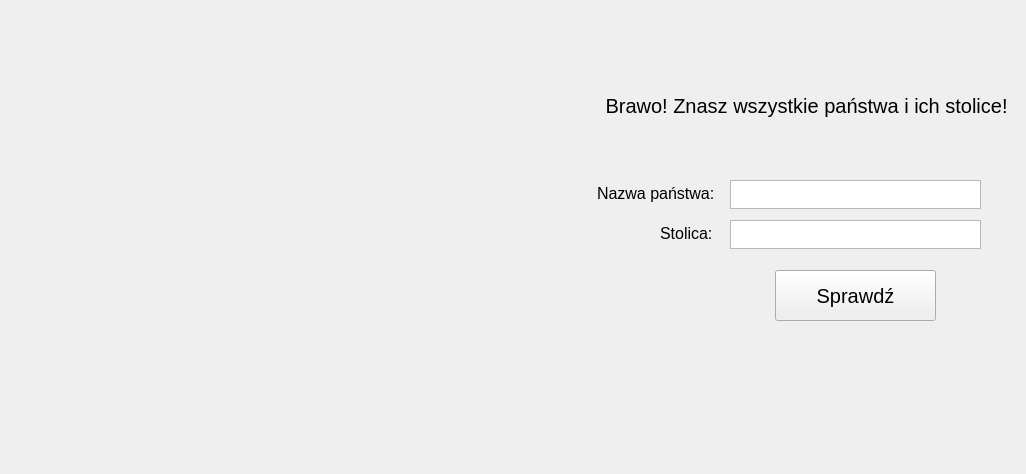
<?xml version="1.0" encoding="UTF-8"?>
<ui version="4.0">
 <class>MainWindow</class>
 <widget class="QMainWindow" name="MainWindow">
  <property name="geometry">
   <rect>
    <x>0</x>
    <y>0</y>
    <width>1026</width>
    <height>474</height>
   </rect>
  </property>
  <property name="windowTitle">
   <string>Państwa Europy</string>
  </property>
  <widget class="QWidget" name="centralWidget">
   <widget class="QLabel" name="label">
    <property name="geometry">
     <rect>
      <x>597</x>
      <y>183</y>
      <width>121</width>
      <height>21</height>
     </rect>
    </property>
    <property name="font">
     <font>
      <pointsize>12</pointsize>
     </font>
    </property>
    <property name="text">
     <string>Nazwa państwa:</string>
    </property>
   </widget>
   <widget class="QTextEdit" name="countryName">
    <property name="geometry">
     <rect>
      <x>730</x>
      <y>180</y>
      <width>251</width>
      <height>29</height>
     </rect>
    </property>
    <property name="font">
     <font>
      <pointsize>12</pointsize>
     </font>
    </property>
   </widget>
   <widget class="QLabel" name="label_2">
    <property name="geometry">
     <rect>
      <x>660</x>
      <y>223</y>
      <width>61</width>
      <height>21</height>
     </rect>
    </property>
    <property name="font">
     <font>
      <pointsize>12</pointsize>
     </font>
    </property>
    <property name="text">
     <string>Stolica:</string>
    </property>
   </widget>
   <widget class="QTextEdit" name="capitalName">
    <property name="geometry">
     <rect>
      <x>730</x>
      <y>220</y>
      <width>251</width>
      <height>29</height>
     </rect>
    </property>
    <property name="font">
     <font>
      <pointsize>12</pointsize>
     </font>
    </property>
   </widget>
   <widget class="QPushButton" name="check">
    <property name="geometry">
     <rect>
      <x>775</x>
      <y>270</y>
      <width>161</width>
      <height>51</height>
     </rect>
    </property>
    <property name="font">
     <font>
      <pointsize>15</pointsize>
     </font>
    </property>
    <property name="cursor">
     <cursorShape>PointingHandCursor</cursorShape>
    </property>
    <property name="text">
     <string>Sprawdź</string>
    </property>
   </widget>
   <widget class="QLabel" name="displayLabel">
    <property name="geometry">
     <rect>
      <x>20</x>
      <y>20</y>
      <width>551</width>
      <height>431</height>
     </rect>
    </property>
    <property name="mouseTracking">
     <bool>true</bool>
    </property>
    <property name="text">
     <string/>
    </property>
   </widget>
   <widget class="QLabel" name="label_3">
    <property name="enabled">
     <bool>true</bool>
    </property>
    <property name="geometry">
     <rect>
      <x>600</x>
      <y>70</y>
      <width>451</width>
      <height>71</height>
     </rect>
    </property>
    <property name="font">
     <font>
      <pointsize>15</pointsize>
     </font>
    </property>
    <property name="text">
     <string> Brawo! Znasz wszystkie państwa i ich stolice!</string>
    </property>
   </widget>
  </widget>
 </widget>
 <layoutdefault spacing="6" margin="11"/>
 <resources/>
 <connections/>
</ui>
